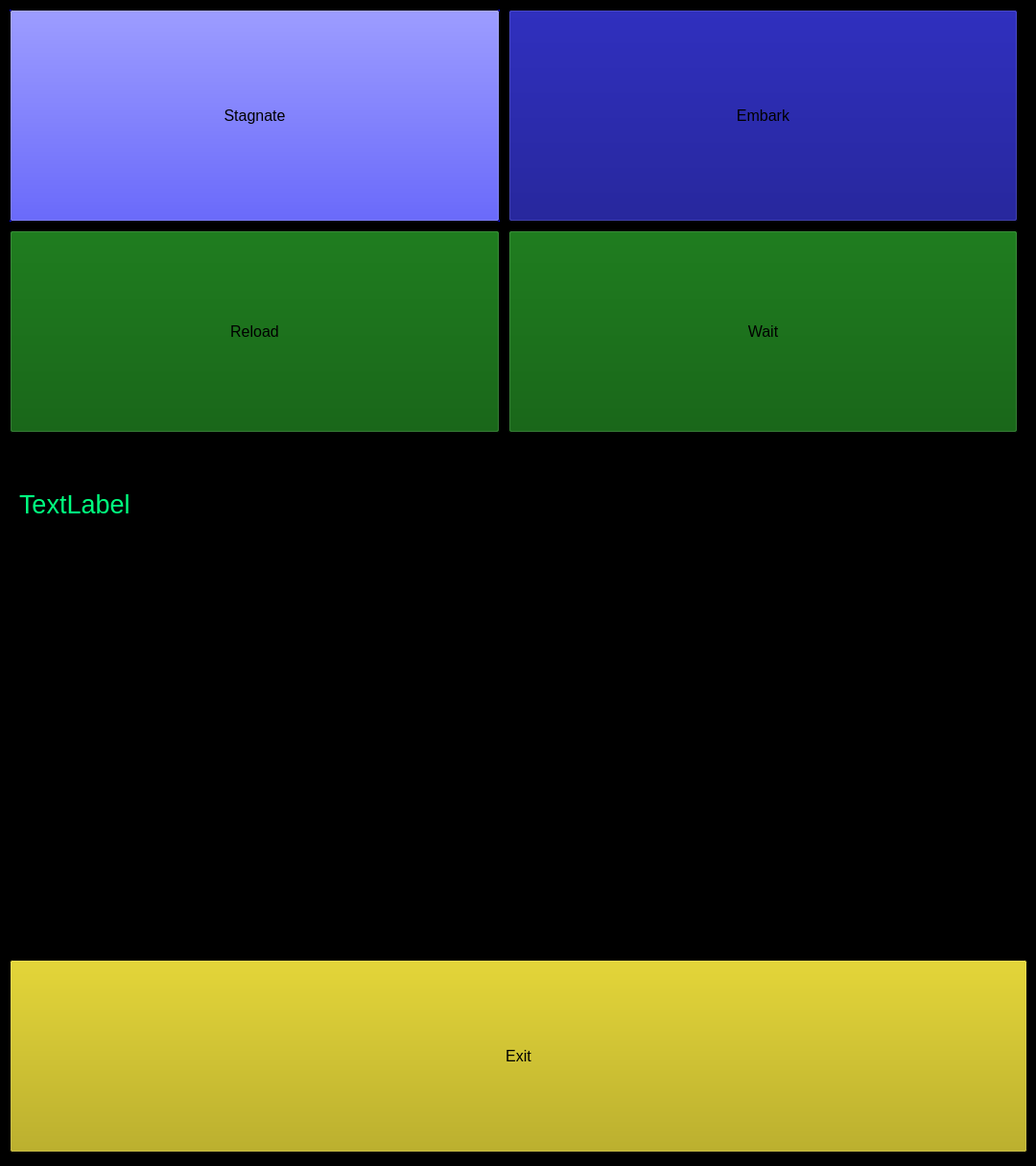
<?xml version="1.0" encoding="UTF-8"?>
<ui version="4.0">
 <class>Widget</class>
 <widget class="QWidget" name="Widget">
  <property name="geometry">
   <rect>
    <x>0</x>
    <y>0</y>
    <width>1080</width>
    <height>1215</height>
   </rect>
  </property>
  <property name="palette">
   <palette>
    <active>
     <colorrole role="Base">
      <brush brushstyle="SolidPattern">
       <color alpha="255">
        <red>85</red>
        <green>255</green>
        <blue>255</blue>
       </color>
      </brush>
     </colorrole>
     <colorrole role="Window">
      <brush brushstyle="SolidPattern">
       <color alpha="255">
        <red>0</red>
        <green>0</green>
        <blue>0</blue>
       </color>
      </brush>
     </colorrole>
    </active>
    <inactive>
     <colorrole role="Base">
      <brush brushstyle="SolidPattern">
       <color alpha="255">
        <red>85</red>
        <green>255</green>
        <blue>255</blue>
       </color>
      </brush>
     </colorrole>
     <colorrole role="Window">
      <brush brushstyle="SolidPattern">
       <color alpha="255">
        <red>0</red>
        <green>0</green>
        <blue>0</blue>
       </color>
      </brush>
     </colorrole>
    </inactive>
    <disabled>
     <colorrole role="Base">
      <brush brushstyle="SolidPattern">
       <color alpha="255">
        <red>0</red>
        <green>0</green>
        <blue>0</blue>
       </color>
      </brush>
     </colorrole>
     <colorrole role="Window">
      <brush brushstyle="SolidPattern">
       <color alpha="255">
        <red>0</red>
        <green>0</green>
        <blue>0</blue>
       </color>
      </brush>
     </colorrole>
    </disabled>
   </palette>
  </property>
  <property name="font">
   <font>
    <pointsize>12</pointsize>
   </font>
  </property>
  <property name="windowTitle">
   <string>Widget</string>
  </property>
  <property name="autoFillBackground">
   <bool>true</bool>
  </property>
  <widget class="QLabel" name="label">
   <property name="geometry">
    <rect>
     <x>20</x>
     <y>500</y>
     <width>1041</width>
     <height>51</height>
    </rect>
   </property>
   <property name="palette">
    <palette>
     <active>
      <colorrole role="WindowText">
       <brush brushstyle="SolidPattern">
        <color alpha="255">
         <red>0</red>
         <green>255</green>
         <blue>127</blue>
        </color>
       </brush>
      </colorrole>
      <colorrole role="Button">
       <brush brushstyle="SolidPattern">
        <color alpha="255">
         <red>0</red>
         <green>0</green>
         <blue>127</blue>
        </color>
       </brush>
      </colorrole>
      <colorrole role="Text">
       <brush brushstyle="SolidPattern">
        <color alpha="255">
         <red>85</red>
         <green>0</green>
         <blue>255</blue>
        </color>
       </brush>
      </colorrole>
      <colorrole role="ButtonText">
       <brush brushstyle="SolidPattern">
        <color alpha="255">
         <red>85</red>
         <green>0</green>
         <blue>255</blue>
        </color>
       </brush>
      </colorrole>
      <colorrole role="Base">
       <brush brushstyle="SolidPattern">
        <color alpha="255">
         <red>85</red>
         <green>255</green>
         <blue>255</blue>
        </color>
       </brush>
      </colorrole>
      <colorrole role="Window">
       <brush brushstyle="SolidPattern">
        <color alpha="255">
         <red>0</red>
         <green>0</green>
         <blue>0</blue>
        </color>
       </brush>
      </colorrole>
     </active>
     <inactive>
      <colorrole role="WindowText">
       <brush brushstyle="SolidPattern">
        <color alpha="255">
         <red>0</red>
         <green>255</green>
         <blue>127</blue>
        </color>
       </brush>
      </colorrole>
      <colorrole role="Button">
       <brush brushstyle="SolidPattern">
        <color alpha="255">
         <red>0</red>
         <green>0</green>
         <blue>127</blue>
        </color>
       </brush>
      </colorrole>
      <colorrole role="Text">
       <brush brushstyle="SolidPattern">
        <color alpha="255">
         <red>85</red>
         <green>0</green>
         <blue>255</blue>
        </color>
       </brush>
      </colorrole>
      <colorrole role="ButtonText">
       <brush brushstyle="SolidPattern">
        <color alpha="255">
         <red>85</red>
         <green>0</green>
         <blue>255</blue>
        </color>
       </brush>
      </colorrole>
      <colorrole role="Base">
       <brush brushstyle="SolidPattern">
        <color alpha="255">
         <red>85</red>
         <green>255</green>
         <blue>255</blue>
        </color>
       </brush>
      </colorrole>
      <colorrole role="Window">
       <brush brushstyle="SolidPattern">
        <color alpha="255">
         <red>0</red>
         <green>0</green>
         <blue>0</blue>
        </color>
       </brush>
      </colorrole>
     </inactive>
     <disabled>
      <colorrole role="WindowText">
       <brush brushstyle="SolidPattern">
        <color alpha="255">
         <red>190</red>
         <green>190</green>
         <blue>190</blue>
        </color>
       </brush>
      </colorrole>
      <colorrole role="Button">
       <brush brushstyle="SolidPattern">
        <color alpha="255">
         <red>0</red>
         <green>0</green>
         <blue>127</blue>
        </color>
       </brush>
      </colorrole>
      <colorrole role="Text">
       <brush brushstyle="SolidPattern">
        <color alpha="255">
         <red>190</red>
         <green>190</green>
         <blue>190</blue>
        </color>
       </brush>
      </colorrole>
      <colorrole role="ButtonText">
       <brush brushstyle="SolidPattern">
        <color alpha="255">
         <red>190</red>
         <green>190</green>
         <blue>190</blue>
        </color>
       </brush>
      </colorrole>
      <colorrole role="Base">
       <brush brushstyle="SolidPattern">
        <color alpha="255">
         <red>0</red>
         <green>0</green>
         <blue>0</blue>
        </color>
       </brush>
      </colorrole>
      <colorrole role="Window">
       <brush brushstyle="SolidPattern">
        <color alpha="255">
         <red>0</red>
         <green>0</green>
         <blue>0</blue>
        </color>
       </brush>
      </colorrole>
     </disabled>
    </palette>
   </property>
   <property name="font">
    <font>
     <pointsize>20</pointsize>
    </font>
   </property>
   <property name="text">
    <string>TextLabel</string>
   </property>
  </widget>
  <widget class="QPushButton" name="pushButtonStag">
   <property name="geometry">
    <rect>
     <x>10</x>
     <y>10</y>
     <width>511</width>
     <height>221</height>
    </rect>
   </property>
   <property name="palette">
    <palette>
     <active>
      <colorrole role="Button">
       <brush brushstyle="SolidPattern">
        <color alpha="255">
         <red>0</red>
         <green>0</green>
         <blue>255</blue>
        </color>
       </brush>
      </colorrole>
     </active>
     <inactive>
      <colorrole role="Button">
       <brush brushstyle="SolidPattern">
        <color alpha="255">
         <red>0</red>
         <green>0</green>
         <blue>255</blue>
        </color>
       </brush>
      </colorrole>
     </inactive>
     <disabled>
      <colorrole role="Button">
       <brush brushstyle="SolidPattern">
        <color alpha="255">
         <red>0</red>
         <green>0</green>
         <blue>255</blue>
        </color>
       </brush>
      </colorrole>
     </disabled>
    </palette>
   </property>
   <property name="autoFillBackground">
    <bool>true</bool>
   </property>
   <property name="text">
    <string>Stagnate</string>
   </property>
  </widget>
  <widget class="QPushButton" name="pushButtonEmbark">
   <property name="geometry">
    <rect>
     <x>530</x>
     <y>10</y>
     <width>531</width>
     <height>221</height>
    </rect>
   </property>
   <property name="palette">
    <palette>
     <active>
      <colorrole role="Button">
       <brush brushstyle="SolidPattern">
        <color alpha="255">
         <red>0</red>
         <green>0</green>
         <blue>127</blue>
        </color>
       </brush>
      </colorrole>
     </active>
     <inactive>
      <colorrole role="Button">
       <brush brushstyle="SolidPattern">
        <color alpha="255">
         <red>0</red>
         <green>0</green>
         <blue>127</blue>
        </color>
       </brush>
      </colorrole>
     </inactive>
     <disabled>
      <colorrole role="Button">
       <brush brushstyle="SolidPattern">
        <color alpha="255">
         <red>0</red>
         <green>0</green>
         <blue>127</blue>
        </color>
       </brush>
      </colorrole>
     </disabled>
    </palette>
   </property>
   <property name="text">
    <string>Embark</string>
   </property>
  </widget>
  <widget class="QPushButton" name="pushbuttonReload">
   <property name="geometry">
    <rect>
     <x>10</x>
     <y>240</y>
     <width>511</width>
     <height>211</height>
    </rect>
   </property>
   <property name="palette">
    <palette>
     <active>
      <colorrole role="Button">
       <brush brushstyle="SolidPattern">
        <color alpha="255">
         <red>0</red>
         <green>85</green>
         <blue>0</blue>
        </color>
       </brush>
      </colorrole>
     </active>
     <inactive>
      <colorrole role="Button">
       <brush brushstyle="SolidPattern">
        <color alpha="255">
         <red>0</red>
         <green>85</green>
         <blue>0</blue>
        </color>
       </brush>
      </colorrole>
     </inactive>
     <disabled>
      <colorrole role="Button">
       <brush brushstyle="SolidPattern">
        <color alpha="255">
         <red>0</red>
         <green>85</green>
         <blue>0</blue>
        </color>
       </brush>
      </colorrole>
     </disabled>
    </palette>
   </property>
   <property name="text">
    <string>Reload</string>
   </property>
  </widget>
  <widget class="QPushButton" name="pushButtonExit">
   <property name="geometry">
    <rect>
     <x>10</x>
     <y>1000</y>
     <width>1061</width>
     <height>201</height>
    </rect>
   </property>
   <property name="palette">
    <palette>
     <active>
      <colorrole role="Button">
       <brush brushstyle="SolidPattern">
        <color alpha="255">
         <red>180</red>
         <green>165</green>
         <blue>0</blue>
        </color>
       </brush>
      </colorrole>
     </active>
     <inactive>
      <colorrole role="Button">
       <brush brushstyle="SolidPattern">
        <color alpha="255">
         <red>180</red>
         <green>165</green>
         <blue>0</blue>
        </color>
       </brush>
      </colorrole>
     </inactive>
     <disabled>
      <colorrole role="Button">
       <brush brushstyle="SolidPattern">
        <color alpha="255">
         <red>180</red>
         <green>165</green>
         <blue>0</blue>
        </color>
       </brush>
      </colorrole>
     </disabled>
    </palette>
   </property>
   <property name="text">
    <string>Exit</string>
   </property>
  </widget>
  <widget class="QPushButton" name="pushButtonWait">
   <property name="geometry">
    <rect>
     <x>530</x>
     <y>240</y>
     <width>531</width>
     <height>211</height>
    </rect>
   </property>
   <property name="palette">
    <palette>
     <active>
      <colorrole role="Button">
       <brush brushstyle="SolidPattern">
        <color alpha="255">
         <red>0</red>
         <green>85</green>
         <blue>0</blue>
        </color>
       </brush>
      </colorrole>
     </active>
     <inactive>
      <colorrole role="Button">
       <brush brushstyle="SolidPattern">
        <color alpha="255">
         <red>0</red>
         <green>85</green>
         <blue>0</blue>
        </color>
       </brush>
      </colorrole>
     </inactive>
     <disabled>
      <colorrole role="Button">
       <brush brushstyle="SolidPattern">
        <color alpha="255">
         <red>0</red>
         <green>85</green>
         <blue>0</blue>
        </color>
       </brush>
      </colorrole>
     </disabled>
    </palette>
   </property>
   <property name="text">
    <string>Wait</string>
   </property>
   <property name="default">
    <bool>false</bool>
   </property>
  </widget>
 </widget>
 <layoutdefault spacing="6" margin="11"/>
 <resources/>
 <connections/>
</ui>
